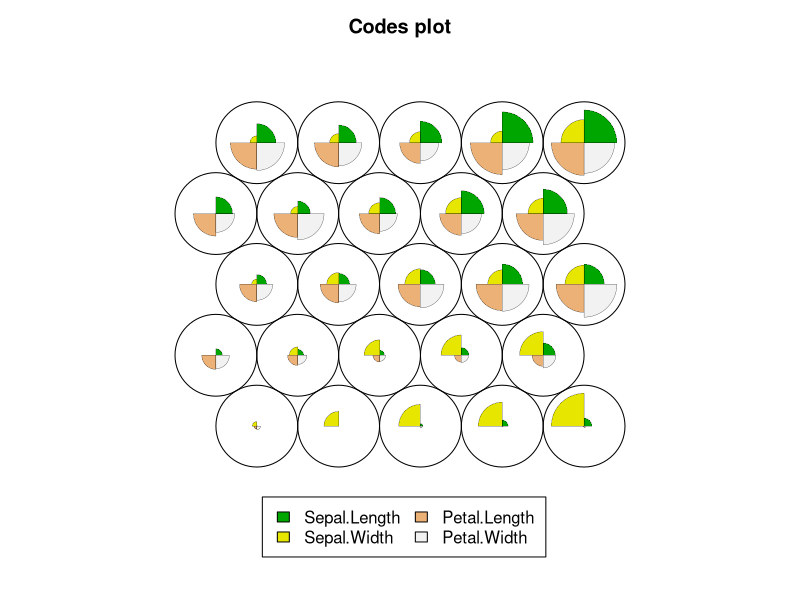
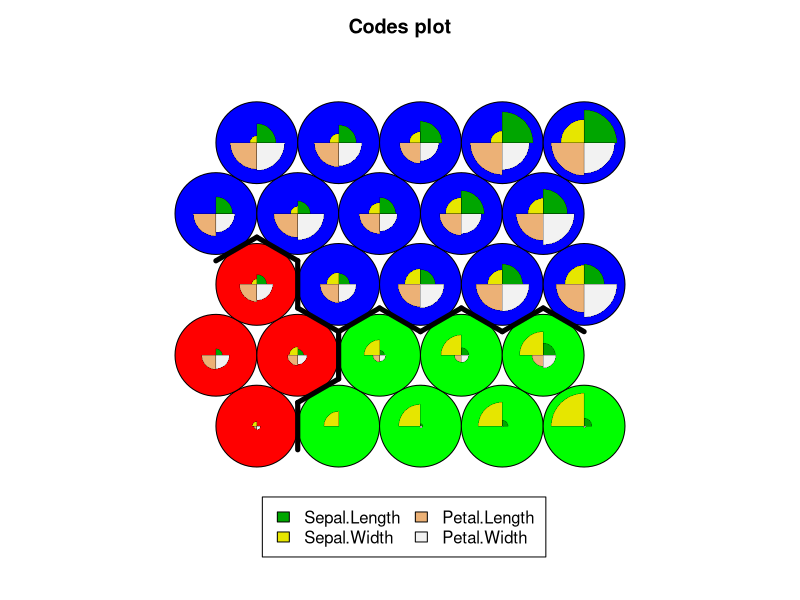

Reproduce these figures in R, in order.
#input library function for SOM
library(kohonen)

# load the data set 
data(iris)
head(iris)
str(iris)

#standardize the data (preprocessing of the data)
iris_scale<-scale(iris[-5])
iris_scale

#data classification and mapping 
grid =somgrid(xdim=5, ydim=5, topo=c("hexagonal"))
grid
som.iris<-som(iris_scale, grid=somgrid(5,5,"hexagonal"))
som.iris
plot(som.iris)
som.iris$grid$pts

#clustering :  grouping based on value  of the nodes 
hclust(dist(som.iris$codes[[1]]))
peta<-cutree(hclust(dist(som.iris$codes[[1]])), 3)
plot(som.iris, type="codes", bgcol=rainbow(3) [peta])
add.cluster.boundaries(som.iris, peta)
